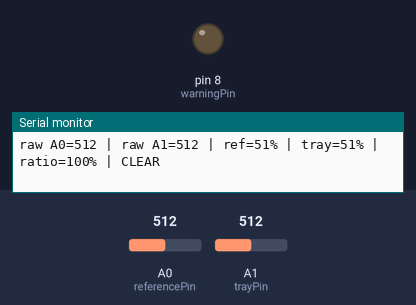
Bench run of a sketch on a simulated Arduino Uno, built with avr-gcc and run on an emulated ATmega328P. On the bench: output pins drawn as LEDs (lit = HIGH), the last lines printed to the serial monitor. The test bench sets the inputs (shaded band); at power-on: A1 (trayPin) = 512, A0 (referencePin) = 512.

Above: at 1.2 s.
1.3 s: A1 (trayPin) set to 358
2.8 s: A1 (trayPin) set to 332
At 3.8 s:
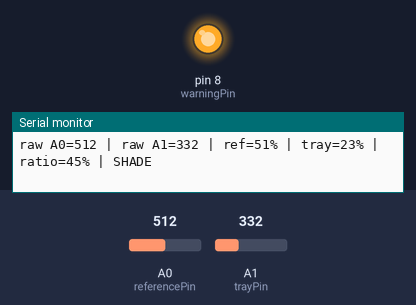
4.3 s: A0 (referencePin) set to 455
5.8 s: A0 (referencePin) set to 434
At 6.5 s:
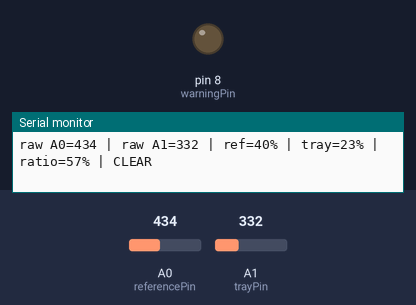
7.3 s: A0 (referencePin) set to 479
8.8 s: A0 (referencePin) set to 498
At 10.2 s:
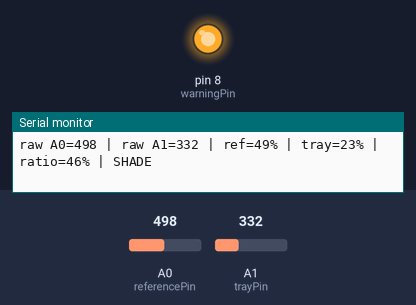
Timing chart, 0 to 11.3 s (numbered marks = the images above; inputs shaded):
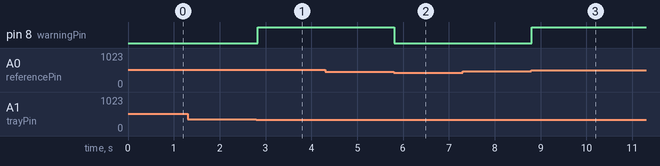

The sketch:

greenhouse_shade_monitor.ino
```cpp
constexpr byte referencePin = A0, trayPin = A1, warningPin = 8;
constexpr int refDark = 170, refBright = 830;
constexpr int trayDark = 180, trayBright = 820;
constexpr int minReference = 20, warnBelow = 48, clearAt = 55;
bool warning = false;
unsigned long lastReport = 0;
static_assert(refBright > refDark && trayBright > trayDark, "Bright reference must be higher.");

int relativeReading(int raw, int dark, int bright) {
  return constrain(map(raw, dark, bright, 0, 100), 0, 100);
}

void setup() {
  Serial.begin(115200);
  pinMode(warningPin, OUTPUT);
  digitalWrite(warningPin, LOW);
}

void loop() {
  const int refRaw = analogRead(referencePin);
  const int trayRaw = analogRead(trayPin);
  const int reference = relativeReading(refRaw, refDark, refBright);
  const int tray = relativeReading(trayRaw, trayDark, trayBright);
  const bool valid = reference >= minReference;
  const int ratio = valid ? tray * 100 / reference : 0;
  if (!valid || ratio >= clearAt) warning = false;
  else if (ratio < warnBelow) warning = true;
  digitalWrite(warningPin, warning);

  const unsigned long now = millis();
  if (now - lastReport >= 250) {
    lastReport = now;
    Serial.print(F("raw A0="));
    Serial.print(refRaw);
    Serial.print(F(" | raw A1="));
    Serial.print(trayRaw);
    Serial.print(F(" | ref="));
    Serial.print(reference);
    Serial.print(F("% | tray="));
    Serial.print(tray);
    Serial.print(F("% | ratio="));
    if (valid) {
      Serial.print(ratio);
      Serial.println(warning ? F("% | SHADE") : F("% | CLEAR"));
    } else {
      Serial.println(F("unavailable | Reference too dim"));
    }
  }
  delay(25);
}
```

Measured:
- the behaviour switches between 340 and 339 on A1 (trayPin) (found by bisection; images 0 and 1)
- the behaviour switches between 448 and 447 on A0 (referencePin) (found by bisection; images 1 and 2)
- the behaviour switches between 486 and 487 on A0 (referencePin) (found by bisection; images 2 and 3)
- after the input at 2.8 s, pin 8 (warningPin): LOW → HIGH at once
- after the input at 5.8 s, pin 8 (warningPin): HIGH → LOW at once
- after the input at 8.8 s, pin 8 (warningPin): LOW → HIGH at once
